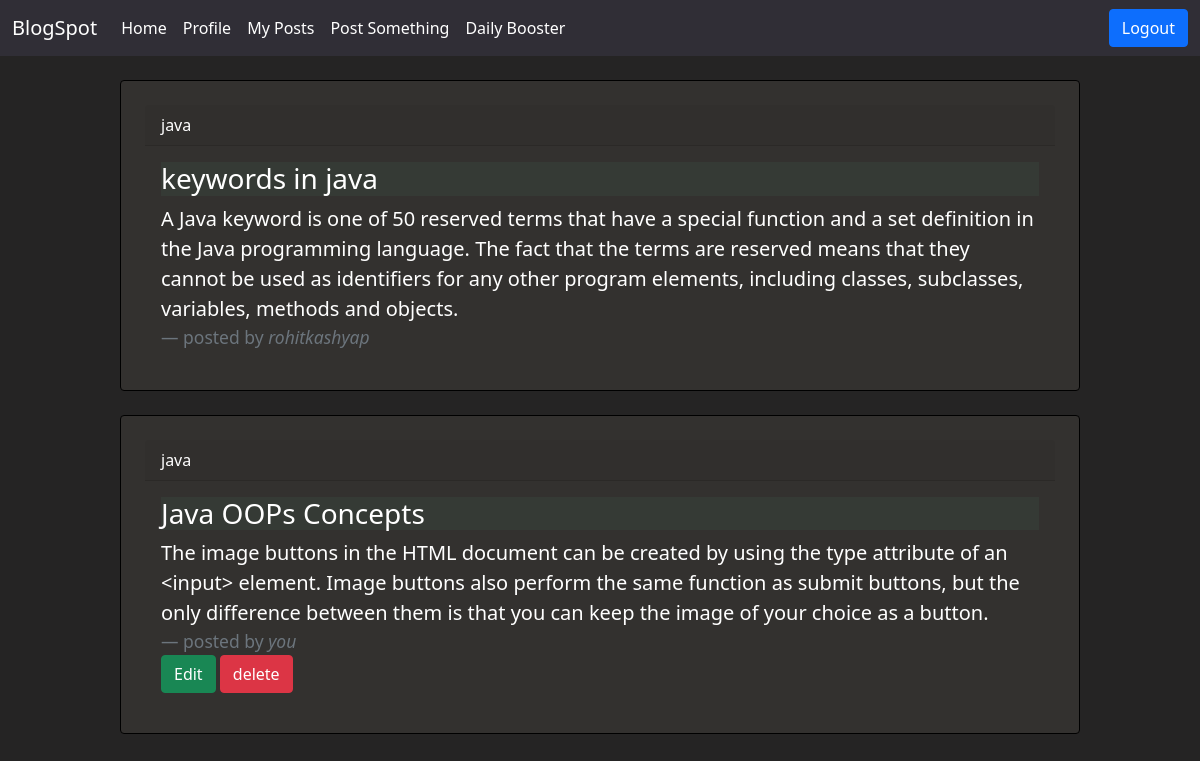
/home/public_blog/ (signed in), run on the app's committed database.
### student/models.py (models this page shows)
class Blogs(models.Model):
    user=models.ForeignKey(User, on_delete=models.CASCADE)
    title=models.CharField(max_length=50)
    category=models.CharField(max_length=50)
    description=models.TextField(null=True)

### student/views.py (the view)
# urls.py: path('public_blog/',views.public_blog,name="p_blog"),
def public_blog(request):
    blog_data=Blogs.objects.all()
    return render(request,"blog.html",{"form":blog_data})

### student/templates/blog.html (shortened to what this page needs)
<!DOCTYPE html>
<html lang="en">
<head>
    <link href="https://cdn.jsdelivr.net/npm/bootstrap@5.0.2/dist/css/bootstrap.min.css" rel="stylesheet">
</head>
<body style="background-color: rgb(37, 36, 36);">
    <nav style="background-color:rgb(48, 46, 54);height:40%" class="navbar navbar-expand-lg navbar-dark">
        <div class="container-fluid">
            <span class="navbar-brand bc">BlogSpot</span>
            <div class="collapse navbar-collapse" id="navbarSupportedContent">
                <ul class="navbar-nav me-auto mb-2 mb-lg-0">
                    <li class="nav-item">
                        <a class="nav-link active" aria-current="page" href="{% url 'p_blog' %}">Home</a>
                    </li>
                    <li class=" nav-item ">
                        <a class="nav-link active " aria-current="page " href="{% url 'profile' %} ">Profile</a>
                    </li>
                    <li class="nav-item">
                        <a class="nav-link active " href="# ">My Posts</a>
                    </li>
                    <li class="nav-item ">
                        <a class="nav-link active " href="{% url 'create_post' %}">Post Something</a>
                    </li>
                    <li class="nav-item ">
                        <a class="nav-link active " href="{% url 'fetch_news' %}">Daily Booster</a>
                    </li>
                </ul>
                <form class="d-flex ">
                    <a href="{% url 'lgout' %} " class="btn btn-primary ">Logout</a>
                </form>
            </div>
        </div>
    </nav>
    <br>{% for data in form %}
    <div class="card" style="height: 50%;width: 80%;background-color: rgb(51, 49, 47);margin-left: 10%;padding-left: 20%;border-style: groove;padding: 2%;color: rgb(255, 255, 255);border-color: black;box-shadow: 109%; ">
        <div class="card-header" style="color:rgb(255, 255, 255)">
            {{data.category}} </div>
        <div class="card-body">
            <blockquote class="blockquote mb-0">
                <h3 style="background-color: rgb(53, 58, 53);">{{data.title}}</h3>
                <p>{{data.description}}</p>
                <footer class="blockquote-footer">posted by <cite title="Source Title">{% if data.user.id == user.id %}you{% else %}{{data.user.username}}{% endif %}</cite></footer>
            </blockquote>
            {% if data.user.id == user.id %}<a class="btn btn-success" href="{% url 'edit_blog' data.id %}" role="button">Edit</a> <a class="btn btn-danger" href="{% url 'delete_blog' data.id %}" role="button">delete</a>{% endif %}
        </div>
    </div><br>{% endfor %}
</body>
</html>

### data on the page
Blogs: category "java", title "keywords in java", description "A Java keyword is one of 50 reserved terms that have a special function and a set definition in the Java programming language. The fact that the terms are reserved means that they cannot be used as identifiers for any other program elements, including classes, subclasses, variables, methods and objects.", user.username "rohitkashyap"
Blogs: category "java", title "Java OOPs Concepts", description "The image buttons in the HTML document can be created by using the type attribute of an <input> element. Image buttons also perform the same function as submit buttons, but the only difference between them is that you can keep the image of your choice as a button.", shows "Edit"
